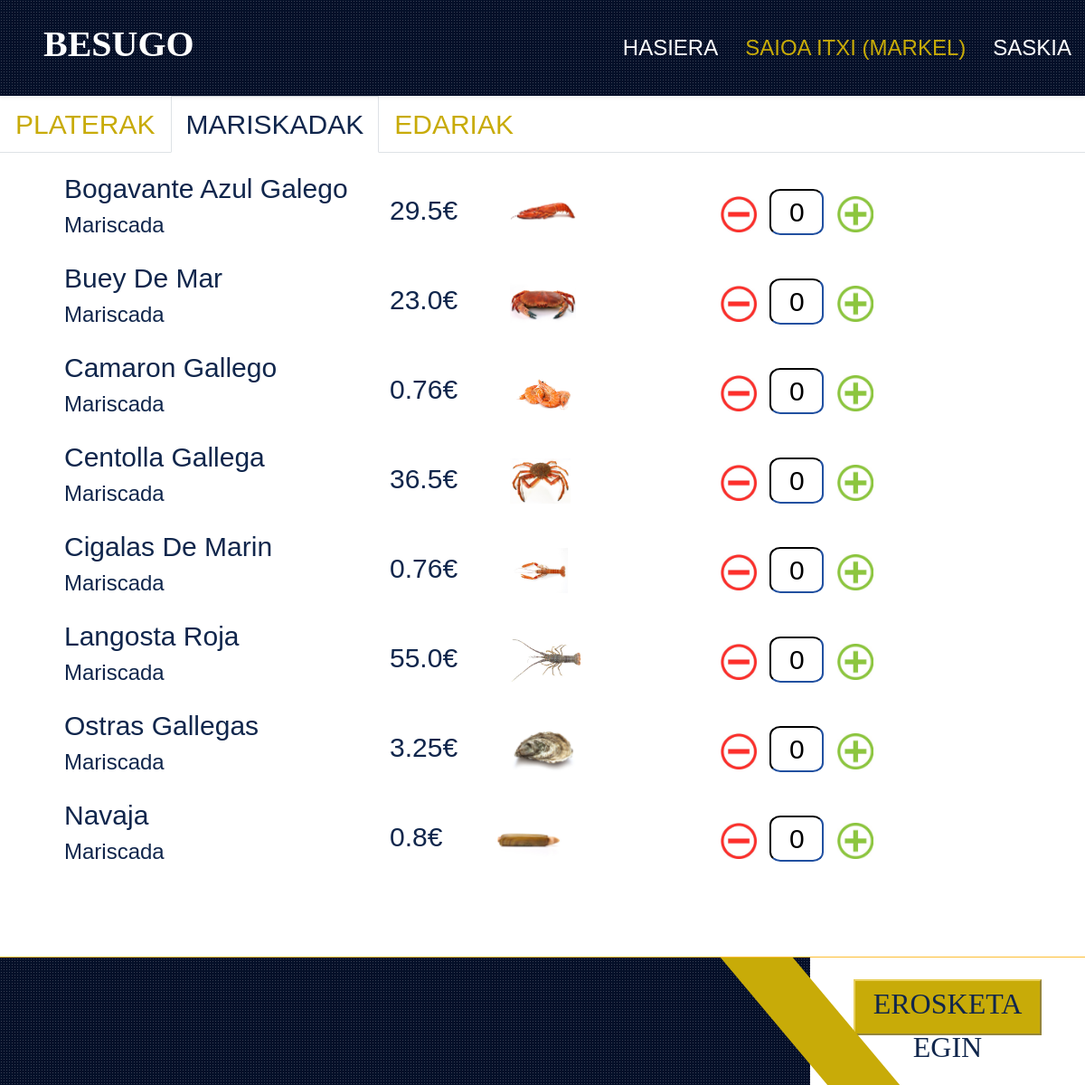
Page /mariscadas/ (signed in) on the committed database.
### store/models.py (models this page shows)
class Produktua(models.Model):
    PRODUKTU_MOTA = (
        (0, 'Osagaia'),
        (1, 'Platera'),
        (2, 'Edaria'),
    )
    izena = models.CharField(max_length=255)
    deskribapena = models.CharField(max_length=255)
    prezioa = models.FloatField()
    stock = models.FloatField()
    mota = models.IntegerField(choices = PRODUKTU_MOTA)
    foto = models.CharField(max_length=255,default='null.jpg')

### store/views.py (the view)
# urls.py: path('mariscadas/', views.mariscadas, name='mariscadas'),
def mariscadas(request):
    myprodu = Produktua.objects.all().values()
    template = loader.get_template('mariscadas.html')
    context = {
        'myprodu': myprodu,
    }
    return HttpResponse(template.render(context, request))

### store/templates/mariscadas.html (shortened to what this page needs)
{% load static %}
<!DOCTYPE html>
<html lang="en">
  <head>
    <link
      rel="stylesheet"
      href="{% static 'https://cdnjs.cloudflare.com/ajax/libs/font-awesome/5.15.0/css/all.min.css' %}"
    />
    <link
      rel="stylesheet"
      href="{% static 'https://cdn.jsdelivr.net/npm/bootstrap-icons@1.4.1/font/bootstrap-icons.css' %}"
    />
    <link
      rel="stylesheet"
      href="{% static 'lib/owlcarousel/assets/owl.carousel.min.css' %}"
    />
    <link
      rel="stylesheet"
      href="{% static 'lib/tempusdominus/css/tempusdominus-bootstrap-4.min.css' %}"
    />
    <link
      rel="stylesheet"
      href="{% static 'lib/lightbox/css/lightbox.min.css' %}"
    />
    <link rel="stylesheet" href="{% static 'css/bootstrap.min.css' %}" />
    <link rel="stylesheet" href="{% static 'css/style.css' %}" />
  </head>
  <body>
    {% include "header.html" %}
    <section id="region-main" class="has-blocks mb-3" aria-label="Contenido">
      <div role="main">
        <div class="course-content">
          <div class="single-section onetopic">
            <ul class="nav nav-tabs mb-3">
              <li class="nav-item">
                <a class="nav-link" href="{% url 'platerak' %}" title="PLATOS"
                  ><innertab
                    class="tab_content tab_position_1 tab_level_0"
                    ><span
                      class="sectionname"
                      style="color: var(--primary); font-size: 30px"
                      >PLATERAK</span
                    ></innertab
                  ></a
                >
              </li>
              <li class="nav-item">
                <a class="nav-link active" title="General"
                  ><innertab
                    class="tab_content tab_position_0 tab_level_0 marker"
                    ><span
                      class="sectionname"
                      style="color: var(--dark); font-size: 30px"
                      >MARISKADAK</span
                    ></innertab
                  ></a
                >
              </li>
              <li class="nav-item">
                <a class="nav-link" href="{% url 'bebidas' %}" title="BEBIDAS"
                  ><innertab
                    style=""
                    class="tab_content tab_position_1 tab_level_0"
                    ><span
                      class="sectionname"
                      style="color: var(--primary); font-size: 30px"
                      >EDARIAK</span
                    ></innertab
                  ></a
                >
              </li>
            </ul>
            <div id="mardiv">
              <div id="menu">
                <table class="menutable">
                  {% for x in myprodu %} {% if x.mota == 0 %}
                  <tr>
                    <td class="menuizena">
                      {{ x.izena }}<br />
                      <p>{{ x.deskribapena }}</p>
                    </td>
                    <td class="menuprez">
                      <div>
                        <span>{{ x.prezioa}}€</span>
                        <img class="tableimg" src="../static/img/{{x.foto}}" />
                      </div>
                    </td>
                    {% if request.user.is_authenticated %}
                    <td class="menubotoia">
                      <button
                        class="kenMariskada"
                        id="btnMinus{{ x.id }}"
                        value="{{ x.id }}"
                      >
                        <img class="geikenimg" src="../static/img/minus.jpg" />
                      </button>
                      <input
                      type="text"
                      class="contador"
                      id="contador{{ x.id }}"
                      value="0"
                    />
                      <button
                        class="gehiMariskada"
                        id="btnPlus{{ x.id }}"
                        value="{{ x.id }}"
                      >
                        <img class="geikenimg" src="../static/img/plus.jpg" />
                      </button>
                    </td>
                    {% endif %}
                  </tr>
                  {% endif %} {% endfor %}
                </table>
              </div>
            </div>
          </div>
        </div>
      </div>
    </section>
    {% include "menufooter.html" %}
  </body>
</html>

### store/templates/header.html (shortened to what this page needs)
<div class="container-fluid sticky-top bg-dark bg-light-radial shadow-sm px-5 pe-lg-0 header">
    <nav class="navbar navbar-expand-lg bg-dark bg-light-radial navbar-dark py-3 py-lg-0">
        <a href="{% url 'index' %}" class="navbar-brand">
            <h1 style="font-family: besugo;font: size 4px; color:#FFFFFF;">BESUGO</h1>
        </a>
        <div class="collapse navbar-collapse" id="navbarCollapse">
            <div class="navbar-nav ms-auto py-0" id="navbotoiak">
                <a href="{% url 'index' %}" class="nav-item nav-link">Hasiera</a>
                {% if request.user.is_authenticated %}
                    <a href="{% url 'amaitusaioa' %}" class="nav-item nav-link active">Saioa itxi ({{request.user.username}})</a>
                {% else %}
                    <a href="{% url 'login' %}" class="nav-item nav-link active">Hasi saioa</a>
                {% endif %}
                {% if request.user.is_authenticated %}
                <a href="{% url 'carro' %}" class="nav-item nav-link" style="">Saskia</a>
                {% else %}
                <a href="" class="nav-item nav-link" style="color:gray;">Saskia</a>
                {% endif %}
            </div>
        </div>
    </nav>
</div>

### store/static/css/style.css (style rules this page uses)
:root { --primary: #c8ab08; --secondary: #e9d05c; --light: #FFFFFF; --dark: #10264c; }
body { font-family: Arial, Helvetica, sans-serif; }
.bg-light-radial { background-image: -webkit-repeating-radial-gradient(center center, rgba(256, 256, 256, 0.2), rgba(256, 256, 256, 0.2) 1px, transparent 1px, transparent 100%); background-image: -moz-repeating-radial-gradient(center center, rgba(256, 256, 256, 0.2), rgba(256, 256, 256, 0.2) 1px, transparent 1px, transparent 100%); background-image: -ms-repeating-radial-gradient(center center, rgba(256, 256, 256, 0.2), rgba(256, 256, 256, 0.2) 1px, transparent 1px, transparent 100%); background-image: -o-repeating-radial-gradient(center center, rgba(256, 256, 256, 0.2), rgba(256, 256, 256, 0.2) 1px, transparent 1px, transparent 100%); background-image: repeating-radial-gradient(center center, rgba(256, 256, 256, 0.2), rgba(256, 256, 256, 0.2) 1px, transparent 1px, transparent 100%); background-size: 3px 3px; }
.navbar-dark .navbar-nav .nav-link { position: relative; padding: 35px 15px; font-size: 24px; text-transform: uppercase; color: var(--light); outline: none; transition: .5s; }
.navbar-dark .navbar-nav .nav-link:hover, .navbar-dark .navbar-nav .nav-link.active { color: var(--primary); }
.sectionname { font-size: 24px; }
#menu { margin-left: 50px; margin-right: 50px; overflow: scroll; overflow-x: hidden; height: 65vh; padding-left: 20px; }
.menutable { height: 70%; width: 100%; }
.menutable tr { font-size: 30px; font-family: Arial; width:auto; }
.menutable td { font-family: Arial; font-size: 30px; color: var(--dark); }
.menuizena { width: 30%; }
.menuprez { font-family: besugo; color: var(--dark); width: 30%; }
.menuprez img { margin-left: 50px; }
.menubotoia { width: 30%; }
.menutable p { font-size: 24px }
.tableimg { height: 50px; margin: 10px; }
.kenMariskada { border: none; background: white; }
.geikenimg { height: 40px; width: 40px; }
.contador { width: 60px; border-color: var(--dark); border-radius: 20%; text-align: center; }
.gehiMariskada { border: none; background: white; }

### rows in the picture
Produktua: izena "Bogavante Azul Galego", deskribapena "Mariscada", prezioa "29.5", foto (picture), {{ x.id }} 23 (drawn), mota 0 (drawn)
Produktua: izena "Buey De Mar", deskribapena "Mariscada", prezioa "23.0", foto (picture), {{ x.id }} 24 (drawn), mota 0 (drawn)
Produktua: izena "Camaron Gallego", deskribapena "Mariscada", prezioa "0.76", foto (picture), {{ x.id }} 26 (drawn), mota 0 (drawn)
Produktua: izena "Centolla Gallega", deskribapena "Mariscada", prezioa "36.5", foto (picture), {{ x.id }} 27 (drawn), mota 0 (drawn)
Produktua: izena "Cigalas De Marin", deskribapena "Mariscada", prezioa "0.76", foto (picture), {{ x.id }} 28 (drawn), mota 0 (drawn)
Produktua: izena "Langosta Roja", deskribapena "Mariscada", prezioa "55.0", foto (picture), {{ x.id }} 29 (drawn), mota 0 (drawn)
Produktua: izena "Ostras Gallegas", deskribapena "Mariscada", prezioa "3.25", foto (picture), {{ x.id }} 30 (drawn), mota 0 (drawn)
Produktua: izena "Navaja", deskribapena "Mariscada", prezioa "0.8", foto (picture), {{ x.id }} 31 (drawn), mota 0 (drawn)

### other values in the picture
{{ request.user.username }} "MARKEL"
